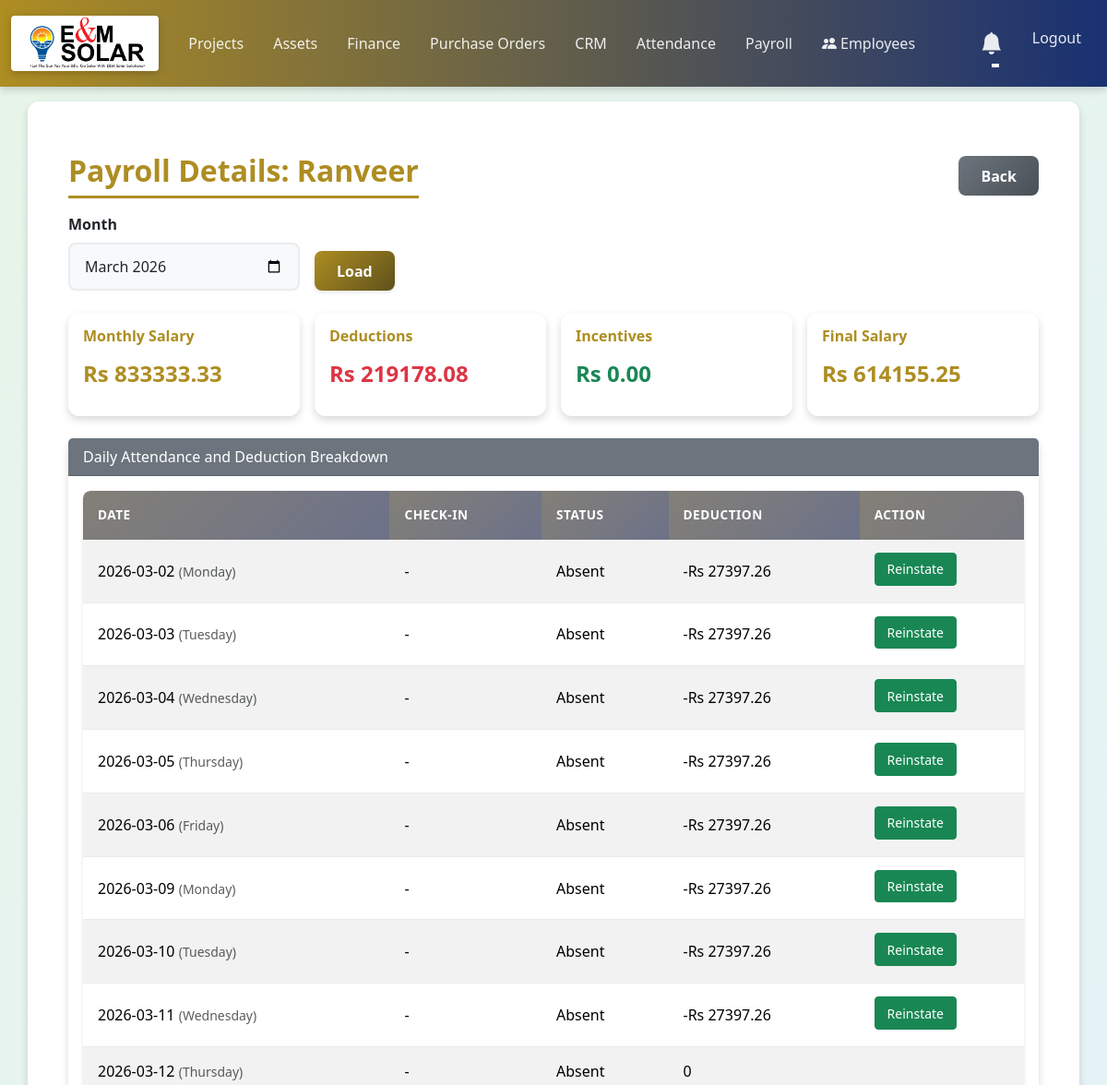
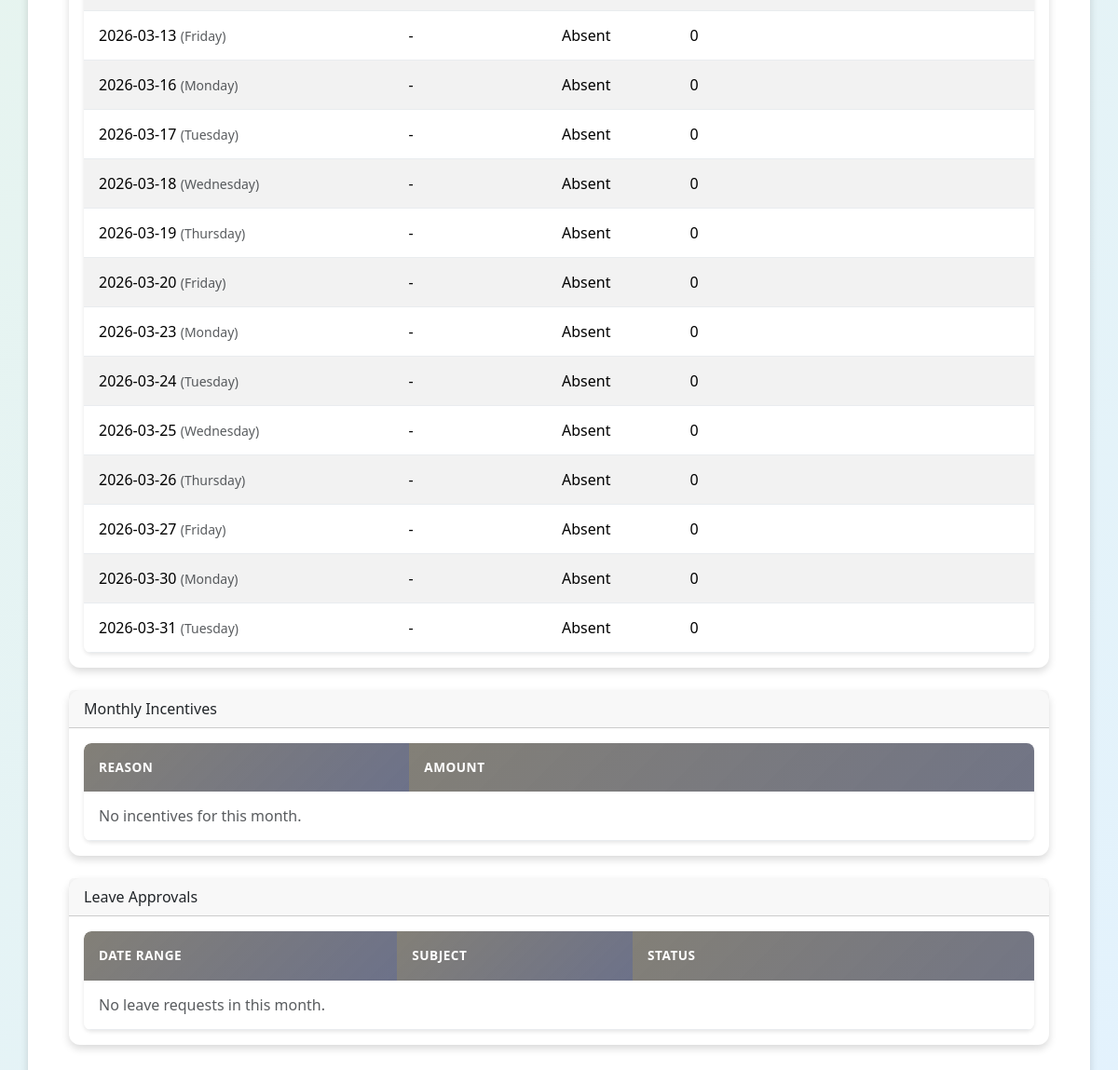
Screenshot of /payroll/admin/employee/4?month=2026-03 (signed in) with the database file from the repository (2 pictures, top to bottom).
### models/user.py (models this page shows, shortened)
class User(db.Model, UserMixin):
    id = db.Column(db.Integer, primary_key=True)
    employee_id = db.Column(db.String(50), unique=True, nullable=True)
    username = db.Column(db.String(150), unique=True, nullable=False)
    email = db.Column(db.String(150), unique=True, nullable=True)
    password = db.Column(db.String(150), nullable=False)
    role = db.Column(db.String(20), nullable=False, default='employee')
    joining_date = db.Column(db.Date, nullable=True, default=date.today)

### models/payroll.py (models this page shows)
class SalaryDeduction(db.Model):
    __tablename__ = 'salary_deductions'
    id = db.Column(db.Integer, primary_key=True)
    employee_id = db.Column(db.Integer, db.ForeignKey('user.id'), nullable=False)
    date = db.Column(db.Date, nullable=False)
    amount = db.Column(db.Float, nullable=False, default=0.0)
    status = db.Column(db.String(20), nullable=False, default='DEDUCTED')
    reason = db.Column(db.String(100), nullable=False, default='absent')
    created_at = db.Column(db.DateTime, default=datetime.utcnow)
    updated_at = db.Column(db.DateTime, default=datetime.utcnow, onupdate=datetime.utcnow)
    employee = db.relationship('User', foreign_keys=[employee_id])

### routes/payroll_routes.py (the view)
@payroll_bp.route('/payroll/admin/employee/<int:employee_id>')
@login_required
def payroll_admin_details(employee_id):
    if not is_admin_user(current_user):
        flash('You do not have permission to access this page.')
        return redirect(url_for('payroll.payroll_home'))
    employee = User.query.get_or_404(employee_id)
    month_param = request.args.get('month', '')
    year, month, selected_month = parse_month(month_param)
    totals = monthly_totals(employee.id, year, month)
    breakdown = monthly_breakdown(employee.id, year, month)
    start_date, end_date = month_date_range(year, month)
    incentives = Incentive.query.filter(
        Incentive.employee_id == employee.id,
        Incentive.month == selected_month,
    ).order_by(Incentive.id.desc()).all()
    leave_requests = LeaveRequest.query.filter(
        LeaveRequest.employee_id == employee.id,
        LeaveRequest.start_date <= end_date,
        LeaveRequest.end_date >= start_date,
    ).order_by(LeaveRequest.start_date.asc()).all()
    deductions = SalaryDeduction.query.filter(
        SalaryDeduction.employee_id == employee.id,
        SalaryDeduction.date >= start_date,
        SalaryDeduction.date <= end_date,
    ).order_by(SalaryDeduction.date.asc()).all()
    return render_template(
        'payroll_admin_detail.html',
        employee=employee,
        selected_month=selected_month,
        totals=totals,
        breakdown=breakdown,
        incentives=incentives,
        leave_requests=leave_requests,
        deductions=deductions,
    )

### routes/payroll_routes.py (called while the page is built)
def is_admin_user(user):
    return (getattr(user, 'role', 'employee') == 'admin') or (user.username == 'admin')

def days_in_year(year):
    return 366 if calendar.isleap(year) else 365

def parse_month(month_value):
    if not month_value:
        today = date.today()
        return today.year, today.month, f"{today.year:04d}-{today.month:02d}"
    year_part, month_part = month_value.split('-')
    year = int(year_part)
    month = int(month_part)
    return year, month, f"{year:04d}-{month:02d}"

def month_date_range(year, month):
    last_day = calendar.monthrange(year, month)[1]
    return date(year, month, 1), date(year, month, last_day)

def working_days(year, month):
    start_date, end_date = month_date_range(year, month)
    days = []
    current = start_date
    while current <= end_date:
        if current.weekday() < 5:
            days.append(current)
        current = date.fromordinal(current.toordinal() + 1)
    return days

### templates/payroll_admin_detail.html (shortened to what this page needs)
{% extends "base.html" %}
{% block content %}
<div class="container-fluid mt-4">
  <div class="d-flex justify-content-between align-items-center mb-3">
    <h1 class="mb-0">Payroll Details: {{ employee.username }}</h1>
    <a href="{{ url_for('payroll.payroll_admin', month=selected_month) }}" class="btn btn-secondary">Back</a>
  </div>
  <form method="GET" class="row g-3 mb-4">
    <div class="col-md-3">
      <label class="form-label">Month</label>
      <input type="month" class="form-control" name="month" value="{{ selected_month }}">
    </div>
    <div class="col-md-2 d-flex align-items-end">
      <button type="submit" class="btn btn-primary">Load</button>
    </div>
  </form>
  <div class="row g-3 mb-4">
    <div class="col-md-3"><div class="card border-primary"><div class="card-body"><h6>Monthly Salary</h6><h4>Rs {{ "%.2f"|format(totals.monthly_salary) }}</h4></div></div></div>
    <div class="col-md-3"><div class="card border-danger"><div class="card-body"><h6>Deductions</h6><h4 class="text-danger">Rs {{ "%.2f"|format(totals.deductions) }}</h4></div></div></div>
    <div class="col-md-3"><div class="card border-success"><div class="card-body"><h6>Incentives</h6><h4 class="text-success">Rs {{ "%.2f"|format(totals.incentives) }}</h4></div></div></div>
    <div class="col-md-3"><div class="card border-dark"><div class="card-body"><h6>Final Salary</h6><h4>Rs {{ "%.2f"|format(totals.final_salary) }}</h4></div></div></div>
  </div>
  <div class="card mb-4">
    <div class="card-header bg-secondary text-white">Daily Attendance and Deduction Breakdown</div>
    <div class="card-body">
      <div class="table-responsive">
        <table class="table table-striped">
          <thead>
            <tr><th>Date</th><th>Check-In</th><th>Status</th><th>Deduction</th><th>Action</th></tr>
          </thead>
          <tbody>
            {% for row in breakdown %}
            <tr>
              <td>{{ row.date.strftime('%Y-%m-%d') }} <span class="text-muted small">({{ row.date.strftime('%A') }})</span></td>
              <td>{{ row.check_in_time }}</td>
              <td>{{ row.status }}</td>
              <td>{% if row.deduction > 0 %}-Rs {{ "%.2f"|format(row.deduction) }}{% else %}0{% endif %}</td>
              <td>
                {% if row.deduction_id and row.status not in ['Present', 'Approved Leave'] %}
                  {% if row.deduction_status == 'DEDUCTED' %}
                    <form method="POST" action="{{ url_for('payroll.reinstate_deduction', deduction_id=row.deduction_id) }}" class="d-inline">
                      <button class="btn btn-sm btn-success" type="submit">Reinstate</button>
                    </form>
                  {% elif row.deduction_status == 'REINSTATED' %}
                    <form method="POST" action="{{ url_for('payroll.keep_deduction', deduction_id=row.deduction_id) }}" class="d-inline">
                      <button class="btn btn-sm btn-danger" type="submit">Keep Deduction</button>
                    </form>
                  {% endif %}
                {% endif %}
              </td>
            </tr>
            {% endfor %}
          </tbody>
        </table>
      </div>
    </div>
  </div>
  <div class="card mb-4">
    <div class="card-header">Monthly Incentives</div>
    <div class="card-body">
      <div class="table-responsive">
        <table class="table table-sm">
          <thead><tr><th>Reason</th><th>Amount</th></tr></thead>
          <tbody>
            {% for item in incentives %}
            <tr>
              <td>{{ item.reason or '-' }}</td>
              <td class="text-success">Rs {{ "%.2f"|format(item.amount) }}</td>
            </tr>
            {% else %}
            <tr><td colspan="2" class="text-muted">No incentives for this month.</td></tr>
            {% endfor %}
          </tbody>
        </table>
      </div>
    </div>
  </div>
  <div class="card mb-4">
    <div class="card-header">Leave Approvals</div>
    <div class="card-body">
      <div class="table-responsive">
        <table class="table table-sm">
          <thead><tr><th>Date Range</th><th>Subject</th><th>Status</th></tr></thead>
          <tbody>
            {% for leave in leave_requests %}
            <tr>
              <td>{{ leave.start_date.strftime('%Y-%m-%d') }} to {{ leave.end_date.strftime('%Y-%m-%d') }}</td>
              <td>{{ leave.subject }}</td>
              <td>{{ leave.status }}</td>
            </tr>
            {% else %}
            <tr><td colspan="3" class="text-muted">No leave requests in this month.</td></tr>
            {% endfor %}
          </tbody>
        </table>
      </div>
    </div>
  </div>
</div>
{% endblock %}

### static/style.css (style rules this page uses)
:root { --primary-color: #ae8d22; --primary-dark: #5e511b; --primary-light: #af984c; --secondary-color: #193173; --secondary-dark: #0d0f40; --secondary-light: #3c4484; --bg-primary: #f8f9fa; --bg-secondary: #e9ecef; --bg-card: #ffffff; --text-primary: #212529; --text-secondary: #6c757d; --text-light: #ffffff; --success: #28a745; --warning: #ffc107; --danger: #dc3545; --info: #17a2b8; --shadow-sm: 0 2px 4px rgba(0,0,0,0.1); --shadow-md: 0 4px 8px rgba(0,0,0,0.15); --shadow-lg: 0 8px 16px rgba(0,0,0,0.2); --radius-sm: 4px; --radius-md: 8px; --radius-lg: 12px; --transition-fast: 0.2s ease; --transition-normal: 0.3s ease; }
body { font-family: 'Segoe UI', Tahoma, Geneva, Verdana, sans-serif; background: linear-gradient(135deg, #e8f5e9 0%, #e3f2fd 100%); background-attachment: fixed; min-height: 100vh; color: var(--text-primary); }
h1, h2, h3, h4, h5, h6 { color: var(--primary-color); font-weight: 600; margin-bottom: 1rem; }
h1 { font-size: 2rem; border-bottom: 3px solid var(--primary-color); padding-bottom: 0.5rem; display: inline-block; }
.btn-primary { background: linear-gradient(135deg, var(--primary-color) 0%, var(--primary-dark) 100%); border: none; padding: 0.6rem 1.5rem; border-radius: var(--radius-md); font-weight: 600; box-shadow: var(--shadow-sm); transition: var(--transition-fast); }
.btn-secondary { background: linear-gradient(135deg, #6c757d 0%, #495057 100%); border: none; padding: 0.6rem 1.5rem; border-radius: var(--radius-md); font-weight: 600; transition: var(--transition-fast); }
.btn-sm { padding: 0.4rem 0.8rem; border-radius: var(--radius-sm); }
.table { margin-bottom: 0; }
.table thead th { background: linear-gradient(135deg, rgba(95, 91, 80, 0.775) 0%, rgba(82, 88, 116, 0.847) 100%); color: var(--text-light); font-weight: 600; text-transform: uppercase; font-size: 0.85rem; letter-spacing: 0.5px; border: none; padding: 1rem; }
.table thead th:first-child { border-top-left-radius: var(--radius-md); }
.table thead th:last-child { border-top-right-radius: var(--radius-md); }
.table tbody tr { transition: var(--transition-fast); border-bottom: 1px solid var(--bg-secondary); }
.table tbody td { padding: 0.875rem 1rem; vertical-align: middle; }
.table-responsive { border-radius: var(--radius-md); overflow-x: auto; overflow-y: hidden; box-shadow: var(--shadow-sm); }
.table-responsive .table { min-width: 1200px; }
.table-responsive .table th:last-child, .table-responsive .table td:last-child { white-space: nowrap; min-width: 220px; }
.form-label { font-weight: 600; color: var(--text-primary); margin-bottom: 0.5rem; }
.form-control { border: 2px solid var(--bg-secondary); border-radius: var(--radius-md); padding: 0.75rem 1rem; transition: var(--transition-fast); background: var(--bg-primary); }
.card { border: none; border-radius: var(--radius-lg); box-shadow: var(--shadow-md); transition: var(--transition-fast); }
.d-flex { gap: 1rem; align-items: center; }
.table .btn { margin-right: 0.25rem; margin-bottom: 0.25rem; }
a { color: var(--primary-color); transition: var(--transition-fast); }
.justify-content-between { justify-content: space-between; }
.table tbody tr td:first-child::before { content: ''; }
.table td:nth-child(5) { font-weight: 600; color: var(--primary-color); }

### rows the page displays
User: username "Ranveer"
SalaryDeduction: date "2026-03-02", date "Monday", check_in_time "-", status "Absent", deduction "27397.26"
SalaryDeduction: date "2026-03-03", date "Tuesday", check_in_time "-", status "Absent", deduction "27397.26"
SalaryDeduction: date "2026-03-04", date "Wednesday", check_in_time "-", status "Absent", deduction "27397.26"
SalaryDeduction: date "2026-03-05", date "Thursday", check_in_time "-", status "Absent", deduction "27397.26"
SalaryDeduction: date "2026-03-06", date "Friday", check_in_time "-", status "Absent", deduction "27397.26"
SalaryDeduction: date "2026-03-09", date "Monday", check_in_time "-", status "Absent", deduction "27397.26"
SalaryDeduction: date "2026-03-10", date "Tuesday", check_in_time "-", status "Absent", deduction "27397.26"
SalaryDeduction: date "2026-03-11", date "Wednesday", check_in_time "-", status "Absent", deduction "27397.26"

### other values shown
{{ "%.2f"|format(totals.monthly_salary) }} "833333.33"
{{ "%.2f"|format(totals.deductions) }} "219178.08"
{{ "%.2f"|format(totals.incentives) }} "0.00"
{{ "%.2f"|format(totals.final_salary) }} "614155.25"
{{ row.date.strftime('%Y-%m-%d') }} "2026-03-12" "2026-03-13" "2026-03-16" "2026-03-17" "2026-03-18" "2026-03-19" "2026-03-20" "2026-03-23" "2026-03-24" "2026-03-25" "2026-03-26" "2026-03-27" "2026-03-30" "2026-03-31"
{{ row.date.strftime('%A') }} "Thursday" "Friday" "Monday" "Tuesday" "Wednesday" "Thursday" "Friday" "Monday" "Tuesday" "Wednesday" "Thursday" "Friday" "Monday" "Tuesday"
{{ row.check_in_time }} "-" "-" "-" "-" "-" "-" "-" "-" "-" "-" "-" "-" "-" "-"
{{ row.status }} "Absent" "Absent" "Absent" "Absent" "Absent" "Absent" "Absent" "Absent" "Absent" "Absent" "Absent" "Absent" "Absent" "Absent"
